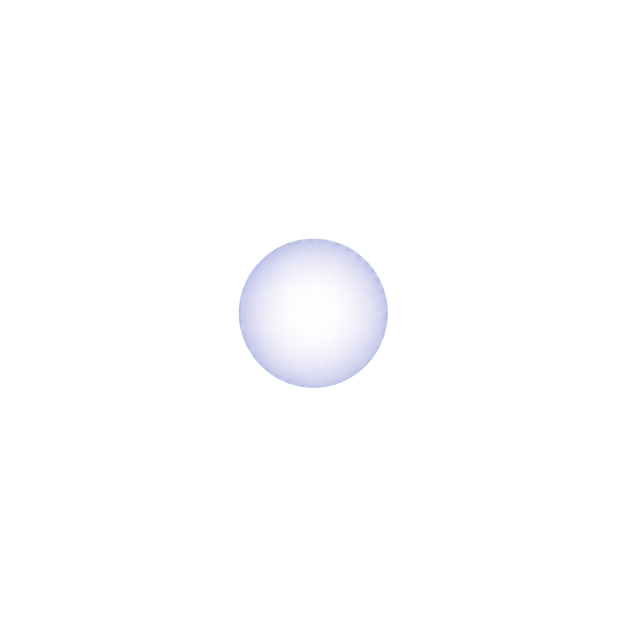
#> input picture ChaoticDimensions Assets/WorkingAssets/assets_work/soul_orb/SoulOrb_Clean_Source_Transparent.png, 1254 x 1254 px, found by its file name (shown at 1/2 size)
$ python build_soul_orb_animation.py
#> lines starting #> are read from the running program, lines starting #| are printed output that depends on the picture
from pathlib import Path
import math

from PIL import Image, ImageEnhance


ROOT = Path(__file__).resolve().parents[2]
SOURCE = ROOT / "assets_work/soul_orb/SoulOrb_Clean_Source_Transparent.png"
WORK = ROOT / "assets_work/soul_orb"
GAME = ROOT / "Assets/SoulOrb"
FRAME_SIZE = 256
FRAME_COUNT = 64
ATLAS_COLUMNS = 8
ORB_DIAMETER = 120
ORBIT_X = 54
ORBIT_Y = 24


def prepare_orb() -> Image.Image:
    source = Image.open(SOURCE).convert("RGBA")
#> source is the input picture: PIL image 1254x1254 RGBA; mean R, G, B, A 10.1, 10.2, 10.9, 11.3
    bounds = source.getchannel("A").point(lambda value: 255 if value >= 12 else 0).getbbox()
#> bounds = (477, 477, 776, 776)
    if bounds is None:
        raise RuntimeError("Soul orb source has no visible pixels")

    orb = source.crop(bounds)
    return orb.resize((ORB_DIAMETER, ORB_DIAMETER), Image.Resampling.LANCZOS)


def transform_orb(orb: Image.Image, depth: float, phase: float) -> Image.Image:
    breath = (math.sin(phase * 2.0) + 1.0) * 0.5
    scale = 0.91 + depth * 0.15 + breath * 0.025
    diameter = round(ORB_DIAMETER * scale)
    animated = orb.resize((diameter, diameter), Image.Resampling.LANCZOS)
    animated = ImageEnhance.Brightness(animated).enhance(0.90 + depth * 0.12)
    alpha = 0.82 + depth * 0.18
    animated.putalpha(animated.getchannel("A").point(lambda value: round(value * alpha)))
    return animated


def build_frame(orb: Image.Image, index: int) -> Image.Image:
#> called with index = 0
    theta = index / FRAME_COUNT * math.tau
    frame = Image.new("RGBA", (FRAME_SIZE, FRAME_SIZE), (0, 0, 0, 0))
#> frame: PIL image 256x256 RGBA; every value is 0

    # O plano da órbita muda durante o ciclo para evitar uma rotação horizontal rígida.
    orientation = (
        math.sin(theta) * math.radians(58)
        + math.sin(theta * 2.0 + 0.7) * math.radians(24)
        + math.sin(theta * 3.0 - 0.4) * math.radians(10)
    )
    separation = 0.88 + (math.sin(theta * 3.0 + 0.9) + 1.0) * 0.10
    center_drift_x = math.sin(theta * 2.0 + 0.3) * 6.0
    center_drift_y = math.sin(theta * 3.0 - 0.5) * 7.5

    states = []
    for phase in (theta, theta + math.pi):
        local_x = math.cos(phase) * ORBIT_X * separation
        local_y = math.sin(phase) * ORBIT_Y
        x = local_x * math.cos(orientation) - local_y * math.sin(orientation)
        y = local_x * math.sin(orientation) + local_y * math.cos(orientation)
        depth = (math.sin(phase) + 1.0) * 0.5
        states.append((depth, x, y, phase))

    # A esfera mais distante é desenhada primeiro para a passagem parecer contínua.
    for depth, x, y, phase in sorted(states):
        animated = transform_orb(orb, depth, phase)
        position = (
            round(FRAME_SIZE / 2 + center_drift_x + x - animated.width / 2),
            round(FRAME_SIZE / 2 + center_drift_y + y - animated.height / 2),
        )
        frame.alpha_composite(animated, position)
    return frame


def on_dark_background(frame: Image.Image, scale: int = 2) -> Image.Image:
    size = (FRAME_SIZE * scale, FRAME_SIZE * scale)
    preview = Image.new("RGBA", size, (0, 0, 0, 255))
    preview.alpha_composite(frame.resize(size, Image.Resampling.LANCZOS))
    return preview


def main() -> None:
    WORK.mkdir(parents=True, exist_ok=True)
    GAME.mkdir(parents=True, exist_ok=True)
    orb = prepare_orb()
    frames = [build_frame(orb, index) for index in range(FRAME_COUNT)]
#> call 2 of build_frame, with index = 1
#> in build_frame (call 2), `theta = index / FRAME_COUNT * math.tau`: theta = 0.0982
#> in build_frame (call 2), `orientation = ( math.sin(theta) * math.radians(58) + math.sin(theta * ..`: orientation = 0.408
#> in build_frame (call 2), `separation = 0.88 + (math.sin(theta * 3.0 + 0.9) + 1.0) * 0.10`: separation = 1.07
#> in build_frame (call 2), `center_drift_x = math.sin(theta * 2.0 + 0.3) * 6.0`: center_drift_x = 2.86
#> in build_frame (call 2), `center_drift_y = math.sin(theta * 3.0 - 0.5) * 7.5`: center_drift_y = -1.53
#> the loop in build_frame (call 2), `for phase in (theta, theta + math.pi):` made 2 passes
#> (phase, local_x, local_y, x, y, depth) on passes 1 to 2: (0.0982, 57.66, 2.35, 52, 25.04, 0.549), (3.24, -57.66, -2.35, -52, -25.04, 0.451)
#> after the loop in build_frame (call 2), `for phase in (theta, theta + math.pi):`: states = [(0.549, 52, 25.04, 0.0982), (0.451, -52, -25.04, 3.24)]
#> the loop in build_frame (call 2), `for depth, x, y, phase in sorted(states):` made 2 passes
#> (depth, x, y, phase, breath in transform_orb, scale in transform_orb, diameter in transform_orb, alpha in transform_orb) on passes 1 to 2: (0.451, -52, -25.04, 3.24, 0.598, 0.993, 119, 0.901), (0.549, 52, 25.04, 0.0982, 0.598, 1.01, 121, 0.919)
#> after the loop in build_frame (call 2), `for depth, x, y, phase in sorted(states):`:
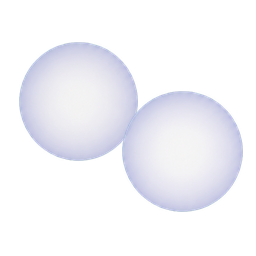
#> frame: PIL image 256x256 RGBA; mean R, G, B, A 76.9, 77.5, 82.8, 79; transparent parts drawn white
#> call 3 of build_frame, with index = 2
#> in build_frame (call 3), `theta = index / FRAME_COUNT * math.tau`: theta = 0.196
#> in build_frame (call 3), `orientation = ( math.sin(theta) * math.radians(58) + math.sin(theta * ..`: orientation = 0.602
#> in build_frame (call 3), `separation = 0.88 + (math.sin(theta * 3.0 + 0.9) + 1.0) * 0.10`: separation = 1.08
#> in build_frame (call 3), `center_drift_x = math.sin(theta * 2.0 + 0.3) * 6.0`: center_drift_x = 3.83
#> in build_frame (call 3), `center_drift_y = math.sin(theta * 3.0 - 0.5) * 7.5`: center_drift_y = 0.667
#> the loop in build_frame (call 3), `for phase in (theta, theta + math.pi):` made 2 passes
#> (phase, local_x, local_y, x, y, depth) on passes 1 to 2: (0.196, 57.18, 4.68, 44.47, 36.25, 0.598), (3.34, -57.18, -4.68, -44.47, -36.25, 0.402)
#> after the loop in build_frame (call 3), `for phase in (theta, theta + math.pi):`: states = [(0.598, 44.47, 36.25, 0.196), (0.402, -44.47, -36.25, 3.34)]
#> the loop in build_frame (call 3), `for depth, x, y, phase in sorted(states):` made 2 passes
#> (depth, x, y, phase, breath in transform_orb, scale in transform_orb, diameter in transform_orb, alpha in transform_orb) on passes 1 to 2: (0.402, -44.47, -36.25, 3.34, 0.691, 0.988, 119, 0.892), (0.598, 44.47, 36.25, 0.196, 0.691, 1.02, 122, 0.928)
#> after the loop in build_frame (call 3), `for depth, x, y, phase in sorted(states):`:
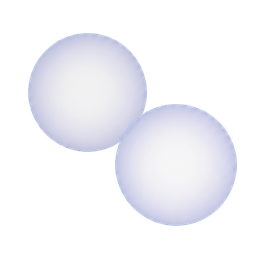
#> frame: PIL image 256x256 RGBA; mean R, G, B, A 77.3, 77.8, 83.3, 79.7; transparent parts drawn white
#> call 4 of build_frame, with index = 3
#> in build_frame (call 4), `theta = index / FRAME_COUNT * math.tau`: theta = 0.295
#> in build_frame (call 4), `orientation = ( math.sin(theta) * math.radians(58) + math.sin(theta * ..`: orientation = 0.777
#> in build_frame (call 4), `center_drift_x = math.sin(theta * 2.0 + 0.3) * 6.0`: center_drift_x = 4.66
#> in build_frame (call 4), `center_drift_y = math.sin(theta * 3.0 - 0.5) * 7.5`: center_drift_y = 2.81
#> the loop in build_frame (call 4), `for phase in (theta, theta + math.pi):` made 2 passes
#> (phase, local_x, local_y, x, y, depth) on passes 1 to 2: (0.295, 55.69, 6.97, 34.81, 44.03, 0.645), (3.44, -55.69, -6.97, -34.81, -44.03, 0.355)
#> after the loop in build_frame (call 4), `for phase in (theta, theta + math.pi):`: states = [(0.645, 34.81, 44.03, 0.295), (0.355, -34.81, -44.03, 3.44)]
#> the loop in build_frame (call 4), `for depth, x, y, phase in sorted(states):` made 2 passes
#> (depth, x, y, phase, breath in transform_orb, scale in transform_orb, diameter in transform_orb, alpha in transform_orb) on passes 1 to 2: (0.355, -34.81, -44.03, 3.44, 0.778, 0.983, 118, 0.884), (0.645, 34.81, 44.03, 0.295, 0.778, 1.03, 123, 0.936)
#> after the loop in build_frame (call 4), `for depth, x, y, phase in sorted(states):`:
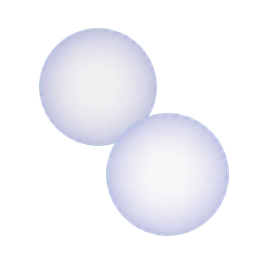
#> frame: PIL image 256x256 RGBA; mean R, G, B, A 77.3, 77.8, 83.2, 79.3; transparent parts drawn white
#> in build_frame (call 5), `theta = index / FRAME_COUNT * math.tau`: theta = 0.393
#> in build_frame (call 5), `orientation = ( math.sin(theta) * math.radians(58) + math.sin(theta * ..`: orientation = 0.927
#> in build_frame (call 5), `separation = 0.88 + (math.sin(theta * 3.0 + 0.9) + 1.0) * 0.10`: separation = 1.07
#> in build_frame (call 5), `center_drift_x = math.sin(theta * 2.0 + 0.3) * 6.0`: center_drift_x = 5.31
#> in build_frame (call 5), `center_drift_y = math.sin(theta * 3.0 - 0.5) * 7.5`: center_drift_y = 4.7
#> the loop in build_frame (call 5), `for phase in (theta, theta + math.pi):` made 2 passes
#> (phase, local_x, local_y, x, y, depth) on passes 1 to 2: (0.393, 53.25, 9.18, 24.61, 48.11, 0.691), (3.53, -53.25, -9.18, -24.61, -48.11, 0.309)
#> after the loop in build_frame (call 5), `for phase in (theta, theta + math.pi):`: states = [(0.691, 24.61, 48.11, 0.393), (0.309, -24.61, -48.11, 3.53)]
#> the loop in build_frame (call 5), `for depth, x, y, phase in sorted(states):` made 2 passes
#> (depth, x, y, phase, breath in transform_orb, scale in transform_orb, diameter in transform_orb, alpha in transform_orb) on passes 1 to 2: (0.309, -24.61, -48.11, 3.53, 0.854, 0.978, 117, 0.876), (0.691, 24.61, 48.11, 0.393, 0.854, 1.04, 124, 0.944)
#> after the loop in build_frame (call 5), `for depth, x, y, phase in sorted(states):`:
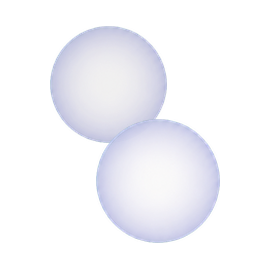
#> frame: PIL image 256x256 RGBA; mean R, G, B, A 77, 77.5, 82.8, 78.9; transparent parts drawn white
#> in build_frame (call 6), `theta = index / FRAME_COUNT * math.tau`: theta = 0.491
#> in build_frame (call 6), `orientation = ( math.sin(theta) * math.radians(58) + math.sin(theta * ..`: orientation = 1.05
#> in build_frame (call 6), `center_drift_x = math.sin(theta * 2.0 + 0.3) * 6.0`: center_drift_x = 5.75
#> in build_frame (call 6), `center_drift_y = math.sin(theta * 3.0 - 0.5) * 7.5`: center_drift_y = 6.2
#> the loop in build_frame (call 6), `for phase in (theta, theta + math.pi):` made 2 passes
#> (phase, local_x, local_y, x, y, depth) on passes 1 to 2: (0.491, 49.98, 11.31, 15.21, 48.94, 0.736), (3.63, -49.98, -11.31, -15.21, -48.94, 0.264)
#> after the loop in build_frame (call 6), `for phase in (theta, theta + math.pi):`: states = [(0.736, 15.21, 48.94, 0.491), (0.264, -15.21, -48.94, 3.63)]
#> the loop in build_frame (call 6), `for depth, x, y, phase in sorted(states):` made 2 passes
#> (depth, x, y, phase, breath in transform_orb, scale in transform_orb, diameter in transform_orb, alpha in transform_orb) on passes 1 to 2: (0.264, -15.21, -48.94, 3.63, 0.916, 0.973, 117, 0.868), (0.736, 15.21, 48.94, 0.491, 0.916, 1.04, 125, 0.952)
#> after the loop in build_frame (call 6), `for depth, x, y, phase in sorted(states):`:
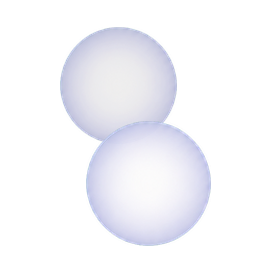
#> frame: PIL image 256x256 RGBA; mean R, G, B, A 76.6, 77.1, 82.4, 78.5; transparent parts drawn white
#> in build_frame (call 7), `theta = index / FRAME_COUNT * math.tau`: theta = 0.589
#> in build_frame (call 7), `orientation = ( math.sin(theta) * math.radians(58) + math.sin(theta * ..`: orientation = 1.13
#> in build_frame (call 7), `separation = 0.88 + (math.sin(theta * 3.0 + 0.9) + 1.0) * 0.10`: separation = 1.03
#> in build_frame (call 7), `center_drift_x = math.sin(theta * 2.0 + 0.3) * 6.0`: center_drift_x = 5.97
#> in build_frame (call 7), `center_drift_y = math.sin(theta * 3.0 - 0.5) * 7.5`: center_drift_y = 7.16
#> the loop in build_frame (call 7), `for phase in (theta, theta + math.pi):` made 2 passes
#> (phase, local_x, local_y, x, y, depth) on passes 1 to 2: (0.589, 46.05, 13.33, 7.47, 47.36, 0.778), (3.73, -46.05, -13.33, -7.47, -47.36, 0.222)
#> after the loop in build_frame (call 7), `for phase in (theta, theta + math.pi):`: states = [(0.778, 7.47, 47.36, 0.589), (0.222, -7.47, -47.36, 3.73)]
#> the loop in build_frame (call 7), `for depth, x, y, phase in sorted(states):` made 2 passes
#> (depth, x, y, phase, breath in transform_orb, scale in transform_orb, diameter in transform_orb, alpha in transform_orb) on passes 1 to 2: (0.222, -7.47, -47.36, 3.73, 0.962, 0.967, 116, 0.86), (0.778, 7.47, 47.36, 0.589, 0.962, 1.05, 126, 0.96)
#> pass 1, in transform_orb (call 13), `animated = ImageEnhance.Brightness(animated).enhance(0.90 + depth * 0...`:
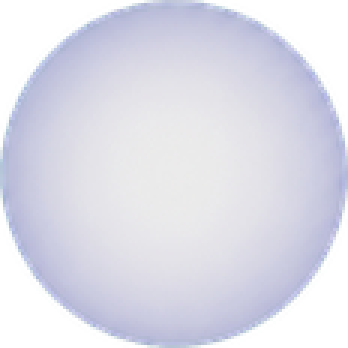
#> animated: PIL image 116x116 RGBA (shown 3 times larger); mean R, G, B, A 170.9, 172.1, 184.3, 198.2; transparent parts drawn white
#> after the loop in build_frame (call 7), `for depth, x, y, phase in sorted(states):`:
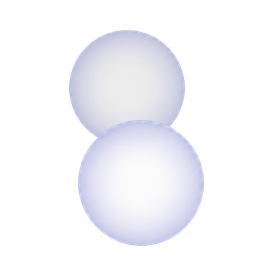
#> frame: PIL image 256x256 RGBA; mean R, G, B, A 75.2, 75.6, 80.8, 77.2; transparent parts drawn white

    atlas_rows = math.ceil(FRAME_COUNT / ATLAS_COLUMNS)
    atlas = Image.new(
        "RGBA",
        (FRAME_SIZE * ATLAS_COLUMNS, FRAME_SIZE * atlas_rows),
        (0, 0, 0, 0),
    )
    for index, frame in enumerate(frames):
        atlas.alpha_composite(
            frame,
            ((index % ATLAS_COLUMNS) * FRAME_SIZE, (index // ATLAS_COLUMNS) * FRAME_SIZE),
        )
#> this loop made 64 passes
    atlas.save(GAME / "SoulOrb_Atlas.png", optimize=True)

    previews = [on_dark_background(frame) for frame in frames]
    previews[0].save(
        WORK / "SoulOrb_Animated_Preview.gif",
        save_all=True,
        append_images=previews[1:],
        duration=80,
        loop=0,
        disposal=2,
    )

    columns = ATLAS_COLUMNS
    rows = math.ceil(FRAME_COUNT / columns)
    comparison = Image.new("RGBA", (FRAME_SIZE * columns, FRAME_SIZE * rows), (0, 0, 0, 255))
    for index, frame in enumerate(frames):
        comparison.alpha_composite(frame, ((index % columns) * FRAME_SIZE, (index // columns) * FRAME_SIZE))
    comparison.save(WORK / "SoulOrb_64_Frames.png", optimize=True)

    print(f"Atlas: {GAME / 'SoulOrb_Atlas.png'}")
    print(f"Preview: {WORK / 'SoulOrb_Animated_Preview.gif'}")


if __name__ == "__main__":
    main()
